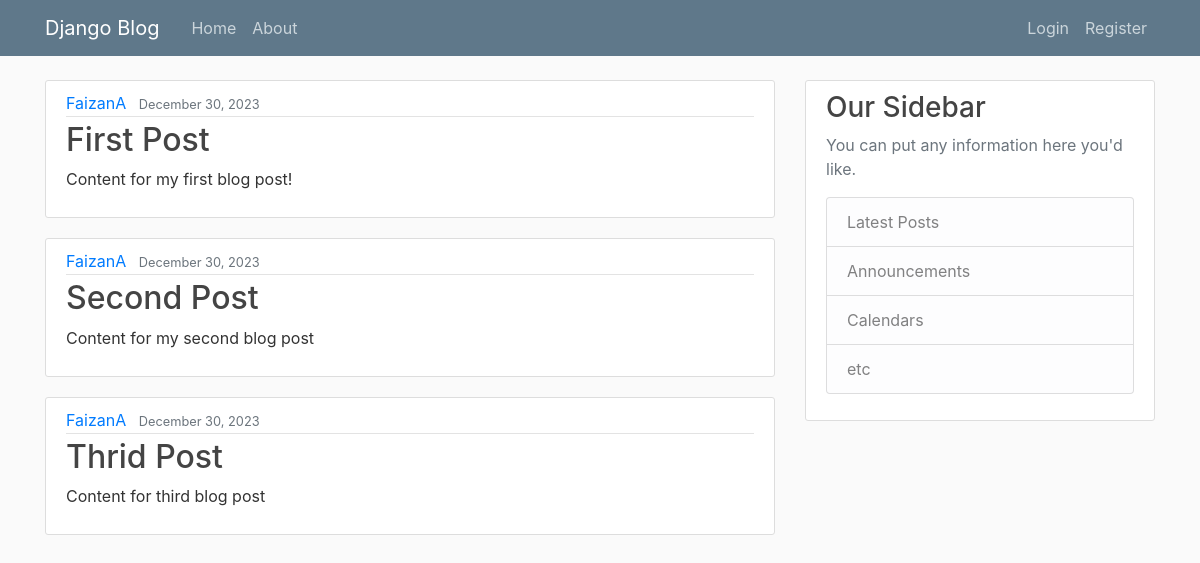
The page / on the database its author committed.
### blog/models.py (models this page shows, shortened)
class Post(models.Model):
    title = models.CharField(max_length = 100)
    content = models.TextField()
    date_posted = models.DateTimeField(default = timezone.now)
    author = models.ForeignKey(User, on_delete = models.CASCADE)

### blog/views.py (the view)
# urls.py: path('', views.home, name= 'blog-home'),
def home(request):
    context = {
        'posts': Post.objects.all()
    }
    return render(request, 'blog/home.html', context)

### blog/templates/blog/home.html
{% extends 'blog/base.html' %}
{% block content %}
    {% for post in posts %}
    <article class="media content-section">
        <div class="media-body">
          <div class="article-metadata">
            <a class="mr-2" href="#">{{ post.author }}</a>
            <small class="text-muted">{{ post.date_posted | date:"F d, Y"}}</small>
          </div>
          <h2><a class="article-title" href="#">{{ post.title }}</a></h2>
          <p class="article-content">{{ post.content }}</p>
        </div>
    </article>
    {% endfor %}
{% endblock content %}

### blog/static/blog/style.css (style rules this page uses)
body { background: #fafafa; color: #333333; margin-top: 5rem; }
h1, h2, h3, h4, h5, h6 { color: #444444; }
.content-section { background: #ffffff; padding: 10px 20px; border: 1px solid #dddddd; border-radius: 3px; margin-bottom: 20px; }
.article-title { color: #444444; }
.article-content { white-space: pre-line; }
.article-metadata { padding-bottom: 1px; margin-bottom: 4px; border-bottom: 1px solid #e3e3e3 }

### rows shown on the page
Post: author "FaizanA", date_posted "December 30, 2023", title "First Post", content "Content for my first blog post!"
Post: author "FaizanA", date_posted "December 30, 2023", title "Second Post", content "Content for my second blog post"
Post: author "FaizanA", date_posted "December 30, 2023", title "Thrid Post", content "Content for third blog post"
